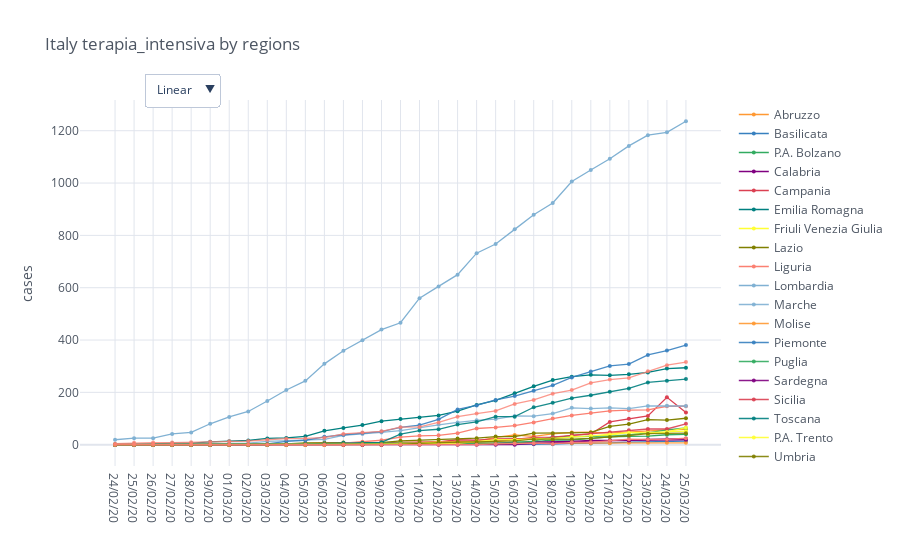

This figure's notebook cell:
### Code cell
regions = io.italy_load_regions()
category = 'terapia_intensiva'
total_cases = io.italy_regions_filter_by_category(regions, category)

mpl.iplot_comparative_plot(total_cases, title='Italy ' + category + ' by regions')

### Figure 1 — Plotly figure (JSON) as saved in the notebook; plotly's stock layout.template omitted (floating-point values rounded to 4 significant figures)
{"data": [{"line": {"color": "rgba(255, 153, 51, 1.0)", "dash": "solid", "shape": "linear", "width": 1.3}, "marker": {"size": 4, "symbol": "circle"}, "mode": "lines+markers", "name": "Abruzzo", "text": "", "type": "scatter", "x": ["24/02/20", "25/02/20", "26/02/20", "27/02/20", "28/02/20", "29/02/20", "01/03/20", "02/03/20", "03/03/20", "04/03/20", "05/03/20", "06/03/20", "07/03/20", "08/03/20", "09/03/20", "10/03/20", "11/03/20", "12/03/20", "13/03/20", "14/03/20", "15/03/20", "16/03/20", "17/03/20", "18/03/20", "19/03/20", "20/03/20", "21/03/20", "22/03/20", "23/03/20", "24/03/20", "25/03/20"], "y": [0, 0, 0, 0, 0, 0, 0, 0, 0, 0, 0, 0, 0, 0, 0, 9, 9, 12, 14, 14, 28, 37, 32, 41, 47, 48, 44, 49, 52, 57, 59]}, {"line": {"color": "rgba(55, 128, 191, 1.0)", "dash": "solid", "shape": "linear", "width": 1.3}, "marker": {"size": 4, "symbol": "circle"}, "mode": "lines+markers", "name": "Basilicata", "text": "", "type": "scatter", "x": ["24/02/20", "25/02/20", "26/02/20", "27/02/20", "28/02/20", "29/02/20", "01/03/20", "02/03/20", "03/03/20", "04/03/20", "05/03/20", "06/03/20", "07/03/20", "08/03/20", "09/03/20", "10/03/20", "11/03/20", "12/03/20", "13/03/20", "14/03/20", "15/03/20", "16/03/20", "17/03/20", "18/03/20", "19/03/20", "20/03/20", "21/03/20", "22/03/20", "23/03/20", "24/03/20", "25/03/20"], "y": [0, 0, 0, 0, 0, 0, 0, 0, 0, 0, 0, 0, 0, 0, 0, 0, 1, 1, 1, 2, 2, 2, 2, 2, 5, 5, 7, 10, 12, 12, 14]}, {"line": {"color": "rgba(50, 171, 96, 1.0)", "dash": "solid", "shape": "linear", "width": 1.3}, "marker": {"size": 4, "symbol": "circle"}, "mode": "lines+markers", "name": "P.A. Bolzano", "text": "", "type": "scatter", "x": ["24/02/20", "25/02/20", "26/02/20", "27/02/20", "28/02/20", "29/02/20", "01/03/20", "02/03/20", "03/03/20", "04/03/20", "05/03/20", "06/03/20", "07/03/20", "08/03/20", "09/03/20", "10/03/20", "11/03/20", "12/03/20", "13/03/20", "14/03/20", "15/03/20", "16/03/20", "17/03/20", "18/03/20", "19/03/20", "20/03/20", "21/03/20", "22/03/20", "23/03/20", "24/03/20", "25/03/20"], "y": [0, 0, 0, 0, 0, 0, 0, 0, 0, 0, 0, 0, 0, 0, 0, 1, 4, 4, 5, 7, 4, 11, 11, 18, 18, 24, 30, 32, 33, 38, 40]}, {"line": {"color": "rgba(128, 0, 128, 1.0)", "dash": "solid", "shape": "linear", "width": 1.3}, "marker": {"size": 4, "symbol": "circle"}, "mode": "lines+markers", "name": "Calabria", "text": "", "type": "scatter", "x": ["24/02/20", "25/02/20", "26/02/20", "27/02/20", "28/02/20", "29/02/20", "01/03/20", "02/03/20", "03/03/20", "04/03/20", "05/03/20", "06/03/20", "07/03/20", "08/03/20", "09/03/20", "10/03/20", "11/03/20", "12/03/20", "13/03/20", "14/03/20", "15/03/20", "16/03/20", "17/03/20", "18/03/20", "19/03/20", "20/03/20", "21/03/20", "22/03/20", "23/03/20", "24/03/20", "25/03/20"], "y": [0, 0, 0, 0, 0, 0, 0, 0, 0, 0, 0, 0, 0, 0, 0, 2, 2, 2, 3, 4, 6, 7, 10, 11, 13, 16, 16, 17, 20, 21, 23]}, {"line": {"color": "rgba(219, 64, 82, 1.0)", "dash": "solid", "shape": "linear", "width": 1.3}, "marker": {"size": 4, "symbol": "circle"}, "mode": "lines+markers", "name": "Campania", "text": "", "type": "scatter", "x": ["24/02/20", "25/02/20", "26/02/20", "27/02/20", "28/02/20", "29/02/20", "01/03/20", "02/03/20", "03/03/20", "04/03/20", "05/03/20", "06/03/20", "07/03/20", "08/03/20", "09/03/20", "10/03/20", "11/03/20", "12/03/20", "13/03/20", "14/03/20", "15/03/20", "16/03/20", "17/03/20", "18/03/20", "19/03/20", "20/03/20", "21/03/20", "22/03/20", "23/03/20", "24/03/20", "25/03/20"], "y": [0, 0, 0, 0, 0, 0, 0, 0, 0, 0, 0, 0, 0, 7, 8, 8, 11, 11, 19, 17, 22, 22, 24, 24, 36, 41, 87, 99, 110, 181, 123]}, {"line": {"color": "rgba(0, 128, 128, 1.0)", "dash": "solid", "shape": "linear", "width": 1.3}, "marker": {"size": 4, "symbol": "circle"}, "mode": "lines+markers", "name": "Emilia Romagna", "text": "", "type": "scatter", "x": ["24/02/20", "25/02/20", "26/02/20", "27/02/20", "28/02/20", "29/02/20", "01/03/20", "02/03/20", "03/03/20", "04/03/20", "05/03/20", "06/03/20", "07/03/20", "08/03/20", "09/03/20", "10/03/20", "11/03/20", "12/03/20", "13/03/20", "14/03/20", "15/03/20", "16/03/20", "17/03/20", "18/03/20", "19/03/20", "20/03/20", "21/03/20", "22/03/20", "23/03/20", "24/03/20", "25/03/20"], "y": [2, 2, 3, 6, 6, 11, 13, 16, 24, 26, 32, 53, 64, 75, 90, 98, 104, 112, 128, 152, 169, 197, 223, 247, 260, 267, 265, 269, 276, 291, 294]}, {"line": {"color": "rgba(255, 255, 51, 1.0)", "dash": "solid", "shape": "linear", "width": 1.3}, "marker": {"size": 4, "symbol": "circle"}, "mode": "lines+markers", "name": "Friuli Venezia Giulia", "text": "", "type": "scatter", "x": ["24/02/20", "25/02/20", "26/02/20", "27/02/20", "28/02/20", "29/02/20", "01/03/20", "02/03/20", "03/03/20", "04/03/20", "05/03/20", "06/03/20", "07/03/20", "08/03/20", "09/03/20", "10/03/20", "11/03/20", "12/03/20", "13/03/20", "14/03/20", "15/03/20", "16/03/20", "17/03/20", "18/03/20", "19/03/20", "20/03/20", "21/03/20", "22/03/20", "23/03/20", "24/03/20", "25/03/20"], "y": [0, 0, 0, 0, 0, 0, 0, 0, 0, 0, 0, 0, 1, 1, 1, 6, 5, 10, 8, 11, 12, 19, 21, 27, 29, 32, 37, 47, 41, 49, 52]}, {"line": {"color": "rgba(128, 128, 0, 1.0)", "dash": "solid", "shape": "linear", "width": 1.3}, "marker": {"size": 4, "symbol": "circle"}, "mode": "lines+markers", "name": "Lazio", "text": "", "type": "scatter", "x": ["24/02/20", "25/02/20", "26/02/20", "27/02/20", "28/02/20", "29/02/20", "01/03/20", "02/03/20", "03/03/20", "04/03/20", "05/03/20", "06/03/20", "07/03/20", "08/03/20", "09/03/20", "10/03/20", "11/03/20", "12/03/20", "13/03/20", "14/03/20", "15/03/20", "16/03/20", "17/03/20", "18/03/20", "19/03/20", "20/03/20", "21/03/20", "22/03/20", "23/03/20", "24/03/20", "25/03/20"], "y": [1, 1, 0, 0, 0, 0, 0, 0, 0, 3, 7, 8, 8, 8, 8, 15, 18, 20, 24, 25, 31, 31, 44, 44, 45, 47, 70, 79, 96, 94, 101]}, {"line": {"color": "rgba(251, 128, 114, 1.0)", "dash": "solid", "shape": "linear", "width": 1.3}, "marker": {"size": 4, "symbol": "circle"}, "mode": "lines+markers", "name": "Liguria", "text": "", "type": "scatter", "x": ["24/02/20", "25/02/20", "26/02/20", "27/02/20", "28/02/20", "29/02/20", "01/03/20", "02/03/20", "03/03/20", "04/03/20", "05/03/20", "06/03/20", "07/03/20", "08/03/20", "09/03/20", "10/03/20", "11/03/20", "12/03/20", "13/03/20", "14/03/20", "15/03/20", "16/03/20", "17/03/20", "18/03/20", "19/03/20", "20/03/20", "21/03/20", "22/03/20", "23/03/20", "24/03/20", "25/03/20"], "y": [0, 0, 0, 0, 0, 1, 1, 1, 2, 3, 3, 5, 6, 11, 17, 29, 34, 36, 44, 62, 66, 73, 85, 100, 112, 121, 129, 132, 133, 147, 147]}, {"line": {"color": "rgba(128, 177, 211, 1.0)", "dash": "solid", "shape": "linear", "width": 1.3}, "marker": {"size": 4, "symbol": "circle"}, "mode": "lines+markers", "name": "Lombardia", "text": "", "type": "scatter", "x": ["24/02/20", "25/02/20", "26/02/20", "27/02/20", "28/02/20", "29/02/20", "01/03/20", "02/03/20", "03/03/20", "04/03/20", "05/03/20", "06/03/20", "07/03/20", "08/03/20", "09/03/20", "10/03/20", "11/03/20", "12/03/20", "13/03/20", "14/03/20", "15/03/20", "16/03/20", "17/03/20", "18/03/20", "19/03/20", "20/03/20", "21/03/20", "22/03/20", "23/03/20", "24/03/20", "25/03/20"], "y": [19, 25, 25, 41, 47, 80, 106, 127, 167, 209, 244, 309, 359, 399, 440, 466, 560, 605, 650, 732, 767, 823, 879, 924, 1006, 1050, 1093, 1142, 1183, 1194, 1236]}, {"line": {"color": "rgba(128, 177, 211, 0.8999999999999999)", "dash": "solid", "shape": "linear", "width": 1.3}, "marker": {"size": 4, "symbol": "circle"}, "mode": "lines+markers", "name": "Marche", "text": "", "type": "scatter", "x": ["24/02/20", "25/02/20", "26/02/20", "27/02/20", "28/02/20", "29/02/20", "01/03/20", "02/03/20", "03/03/20", "04/03/20", "05/03/20", "06/03/20", "07/03/20", "08/03/20", "09/03/20", "10/03/20", "11/03/20", "12/03/20", "13/03/20", "14/03/20", "15/03/20", "16/03/20", "17/03/20", "18/03/20", "19/03/20", "20/03/20", "21/03/20", "22/03/20", "23/03/20", "24/03/20", "25/03/20"], "y": [0, 0, 0, 1, 2, 2, 5, 6, 13, 15, 19, 20, 36, 41, 47, 54, 66, 76, 85, 93, 98, 110, 109, 119, 141, 138, 141, 138, 148, 149, 148]}, {"line": {"color": "rgba(255, 153, 51, 0.8999999999999999)", "dash": "solid", "shape": "linear", "width": 1.3}, "marker": {"size": 4, "symbol": "circle"}, "mode": "lines+markers", "name": "Molise", "text": "", "type": "scatter", "x": ["24/02/20", "25/02/20", "26/02/20", "27/02/20", "28/02/20", "29/02/20", "01/03/20", "02/03/20", "03/03/20", "04/03/20", "05/03/20", "06/03/20", "07/03/20", "08/03/20", "09/03/20", "10/03/20", "11/03/20", "12/03/20", "13/03/20", "14/03/20", "15/03/20", "16/03/20", "17/03/20", "18/03/20", "19/03/20", "20/03/20", "21/03/20", "22/03/20", "23/03/20", "24/03/20", "25/03/20"], "y": [0, 0, 0, 0, 0, 0, 0, 0, 0, 0, 0, 2, 2, 2, 2, 3, 3, 3, 3, 3, 4, 5, 5, 6, 6, 6, 6, 7, 7, 7, 7]}, {"line": {"color": "rgba(55, 128, 191, 0.8999999999999999)", "dash": "solid", "shape": "linear", "width": 1.3}, "marker": {"size": 4, "symbol": "circle"}, "mode": "lines+markers", "name": "Piemonte", "text": "", "type": "scatter", "x": ["24/02/20", "25/02/20", "26/02/20", "27/02/20", "28/02/20", "29/02/20", "01/03/20", "02/03/20", "03/03/20", "04/03/20", "05/03/20", "06/03/20", "07/03/20", "08/03/20", "09/03/20", "10/03/20", "11/03/20", "12/03/20", "13/03/20", "14/03/20", "15/03/20", "16/03/20", "17/03/20", "18/03/20", "19/03/20", "20/03/20", "21/03/20", "22/03/20", "23/03/20", "24/03/20", "25/03/20"], "y": [0, 0, 0, 0, 0, 0, 2, 2, 3, 13, 17, 30, 38, 45, 50, 66, 75, 97, 135, 150, 171, 186, 206, 227, 257, 280, 301, 308, 343, 360, 381]}, {"line": {"color": "rgba(50, 171, 96, 0.8999999999999999)", "dash": "solid", "shape": "linear", "width": 1.3}, "marker": {"size": 4, "symbol": "circle"}, "mode": "lines+markers", "name": "Puglia", "text": "", "type": "scatter", "x": ["24/02/20", "25/02/20", "26/02/20", "27/02/20", "28/02/20", "29/02/20", "01/03/20", "02/03/20", "03/03/20", "04/03/20", "05/03/20", "06/03/20", "07/03/20", "08/03/20", "09/03/20", "10/03/20", "11/03/20", "12/03/20", "13/03/20", "14/03/20", "15/03/20", "16/03/20", "17/03/20", "18/03/20", "19/03/20", "20/03/20", "21/03/20", "22/03/20", "23/03/20", "24/03/20", "25/03/20"], "y": [0, 0, 0, 0, 0, 0, 0, 0, 0, 0, 1, 1, 2, 3, 6, 6, 4, 2, 2, 6, 6, 6, 14, 30, 31, 31, 33, 37, 45, 57, 64]}, {"line": {"color": "rgba(128, 0, 128, 0.8999999999999999)", "dash": "solid", "shape": "linear", "width": 1.3}, "marker": {"size": 4, "symbol": "circle"}, "mode": "lines+markers", "name": "Sardegna", "text": "", "type": "scatter", "x": ["24/02/20", "25/02/20", "26/02/20", "27/02/20", "28/02/20", "29/02/20", "01/03/20", "02/03/20", "03/03/20", "04/03/20", "05/03/20", "06/03/20", "07/03/20", "08/03/20", "09/03/20", "10/03/20", "11/03/20", "12/03/20", "13/03/20", "14/03/20", "15/03/20", "16/03/20", "17/03/20", "18/03/20", "19/03/20", "20/03/20", "21/03/20", "22/03/20", "23/03/20", "24/03/20", "25/03/20"], "y": [0, 0, 0, 0, 0, 0, 0, 0, 0, 0, 0, 0, 0, 0, 0, 0, 0, 0, 0, 0, 0, 0, 4, 7, 9, 15, 16, 16, 18, 19, 19]}, {"line": {"color": "rgba(219, 64, 82, 0.8999999999999999)", "dash": "solid", "shape": "linear", "width": 1.3}, "marker": {"size": 4, "symbol": "circle"}, "mode": "lines+markers", "name": "Sicilia", "text": "", "type": "scatter", "x": ["24/02/20", "25/02/20", "26/02/20", "27/02/20", "28/02/20", "29/02/20", "01/03/20", "02/03/20", "03/03/20", "04/03/20", "05/03/20", "06/03/20", "07/03/20", "08/03/20", "09/03/20", "10/03/20", "11/03/20", "12/03/20", "13/03/20", "14/03/20", "15/03/20", "16/03/20", "17/03/20", "18/03/20", "19/03/20", "20/03/20", "21/03/20", "22/03/20", "23/03/20", "24/03/20", "25/03/20"], "y": [0, 0, 0, 0, 0, 0, 0, 0, 0, 0, 0, 0, 0, 0, 0, 2, 1, 5, 7, 11, 15, 20, 28, 29, 36, 42, 48, 55, 60, 60, 80]}, {"line": {"color": "rgba(0, 128, 128, 0.8999999999999999)", "dash": "solid", "shape": "linear", "width": 1.3}, "marker": {"size": 4, "symbol": "circle"}, "mode": "lines+markers", "name": "Toscana", "text": "", "type": "scatter", "x": ["24/02/20", "25/02/20", "26/02/20", "27/02/20", "28/02/20", "29/02/20", "01/03/20", "02/03/20", "03/03/20", "04/03/20", "05/03/20", "06/03/20", "07/03/20", "08/03/20", "09/03/20", "10/03/20", "11/03/20", "12/03/20", "13/03/20", "14/03/20", "15/03/20", "16/03/20", "17/03/20", "18/03/20", "19/03/20", "20/03/20", "21/03/20", "22/03/20", "23/03/20", "24/03/20", "25/03/20"], "y": [0, 0, 0, 0, 0, 0, 0, 0, 0, 2, 3, 5, 7, 7, 9, 40, 54, 59, 77, 87, 107, 107, 143, 160, 178, 189, 202, 215, 238, 244, 251]}, {"line": {"color": "rgba(255, 255, 51, 0.8999999999999999)", "dash": "solid", "shape": "linear", "width": 1.3}, "marker": {"size": 4, "symbol": "circle"}, "mode": "lines+markers", "name": "P.A. Trento", "text": "", "type": "scatter", "x": ["24/02/20", "25/02/20", "26/02/20", "27/02/20", "28/02/20", "29/02/20", "01/03/20", "02/03/20", "03/03/20", "04/03/20", "05/03/20", "06/03/20", "07/03/20", "08/03/20", "09/03/20", "10/03/20", "11/03/20", "12/03/20", "13/03/20", "14/03/20", "15/03/20", "16/03/20", "17/03/20", "18/03/20", "19/03/20", "20/03/20", "21/03/20", "22/03/20", "23/03/20", "24/03/20", "25/03/20"], "y": [0, 0, 0, 0, 0, 0, 0, 0, 0, 0, 0, 0, 1, 2, 2, 3, 4, 5, 6, 12, 19, 19, 22, 22, 30, 34, 39, 46, 46, 49, 65]}, {"line": {"color": "rgba(128, 128, 0, 0.8999999999999999)", "dash": "solid", "shape": "linear", "width": 1.3}, "marker": {"size": 4, "symbol": "circle"}, "mode": "lines+markers", "name": "Umbria", "text": "", "type": "scatter", "x": ["24/02/20", "25/02/20", "26/02/20", "27/02/20", "28/02/20", "29/02/20", "01/03/20", "02/03/20", "03/03/20", "04/03/20", "05/03/20", "06/03/20", "07/03/20", "08/03/20", "09/03/20", "10/03/20", "11/03/20", "12/03/20", "13/03/20", "14/03/20", "15/03/20", "16/03/20", "17/03/20", "18/03/20", "19/03/20", "20/03/20", "21/03/20", "22/03/20", "23/03/20", "24/03/20", "25/03/20"], "y": [0, 0, 0, 0, 0, 0, 0, 0, 1, 1, 1, 2, 2, 2, 2, 2, 5, 8, 10, 11, 13, 15, 21, 21, 21, 24, 29, 35, 42, 43, 44]}, {"line": {"color": "rgba(251, 128, 114, 0.8999999999999999)", "dash": "solid", "shape": "linear", "width": 1.3}, "marker": {"size": 4, "symbol": "circle"}, "mode": "lines+markers", "name": "Valle d'Aosta", "text": "", "type": "scatter", "x": ["24/02/20", "25/02/20", "26/02/20", "27/02/20", "28/02/20", "29/02/20", "01/03/20", "02/03/20", "03/03/20", "04/03/20", "05/03/20", "06/03/20", "07/03/20", "08/03/20", "09/03/20", "10/03/20", "11/03/20", "12/03/20", "13/03/20", "14/03/20", "15/03/20", "16/03/20", "17/03/20", "18/03/20", "19/03/20", "20/03/20", "21/03/20", "22/03/20", "23/03/20", "24/03/20", "25/03/20"], "y": [0, 0, 0, 0, 0, 0, 0, 0, 0, 0, 0, 0, 0, 0, 0, 0, 0, 0, 0, 0, 3, 5, 6, 3, 9, 9, 15, 21, 20, 20, 25]}, {"line": {"color": "rgba(251, 128, 114, 0.7999999999999998)", "dash": "solid", "shape": "linear", "width": 1.3}, "marker": {"size": 4, "symbol": "circle"}, "mode": "lines+markers", "name": "Veneto", "text": "", "type": "scatter", "x": ["24/02/20", "25/02/20", "26/02/20", "27/02/20", "28/02/20", "29/02/20", "01/03/20", "02/03/20", "03/03/20", "04/03/20", "05/03/20", "06/03/20", "07/03/20", "08/03/20", "09/03/20", "10/03/20", "11/03/20", "12/03/20", "13/03/20", "14/03/20", "15/03/20", "16/03/20", "17/03/20", "18/03/20", "19/03/20", "20/03/20", "21/03/20", "22/03/20", "23/03/20", "24/03/20", "25/03/20"], "y": [4, 7, 8, 8, 9, 11, 13, 14, 19, 23, 24, 27, 41, 47, 51, 67, 68, 85, 107, 119, 129, 156, 171, 195, 209, 236, 249, 255, 281, 304, 316]}], "layout": {"legend": {"bgcolor": "#FFFFFF", "font": {"color": "#4D5663"}}, "paper_bgcolor": "#FFFFFF", "plot_bgcolor": "#FFFFFF", "title": {"font": {"color": "#4D5663"}, "text": "Italy terapia_intensiva by regions"}, "updatemenus": [{"buttons": [{"args": [{"yaxis.type": "linear"}], "label": "Linear", "method": "relayout"}, {"args": [{"yaxis.type": "log"}], "label": "Log", "method": "relayout"}], "direction": "down", "pad": {"r": 10, "t": 10}, "showactive": true, "x": 0.1, "xanchor": "left", "y": 1.1, "yanchor": "top"}], "xaxis": {"gridcolor": "#E1E5ED", "showgrid": true, "tickfont": {"color": "#4D5663"}, "title": {"font": {"color": "#4D5663"}, "text": ""}, "zerolinecolor": "#E1E5ED"}, "yaxis": {"gridcolor": "#E1E5ED", "showgrid": true, "tickfont": {"color": "#4D5663"}, "title": {"font": {"color": "#4D5663"}, "text": "cases"}, "zerolinecolor": "#E1E5ED"}}}
